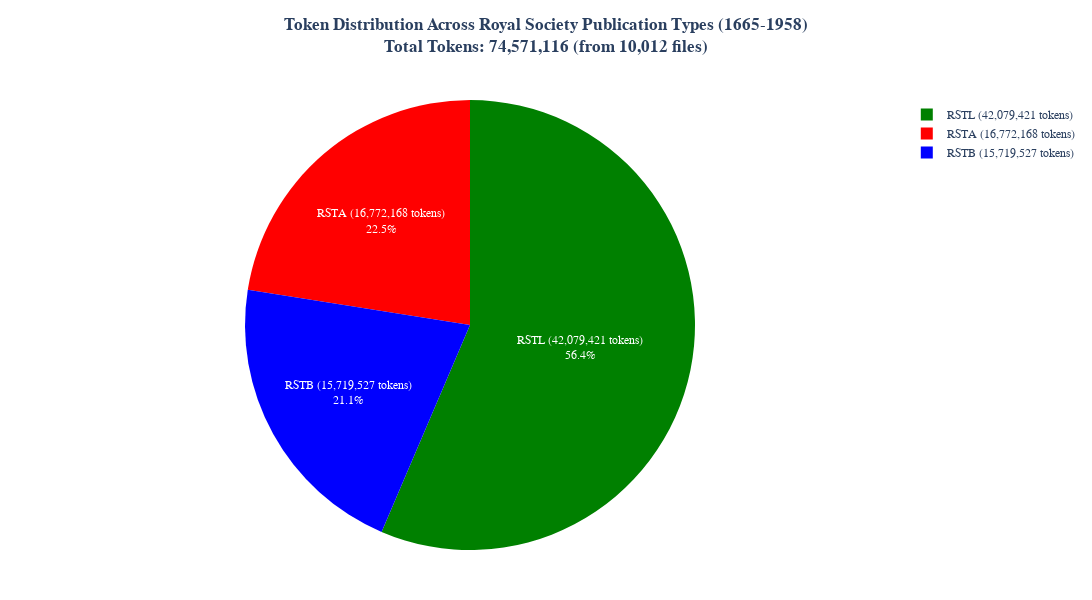

Source (notebook cell):
### Code cell
import os
import re
import plotly.graph_objects as go
from nltk.tokenize import word_tokenize
from tqdm import tqdm

def extract_year_from_filename(filename):
    """Extract the year from the filename."""
    match = re.search(r'rst[bla]?_?(\d{4})', filename)
    return int(match.group(1)) if match else None

def count_tokens_in_file(file_path):
    """Count tokens in a single file."""
    with open(file_path, 'r', encoding='utf-8') as f:
        text = f.read()
    tokens = word_tokenize(text.lower())
    return len(tokens)  # Count all tokens without filtering

def count_tokens_in_directory(directory, start_year, end_year):
    """Count tokens in all files within a directory, filtered by year range."""
    total_tokens = 0
    file_count = 0
    
    # Get list of all txt files
    files = [f for f in os.listdir(directory) if f.endswith('.txt')]
    
    # Use tqdm for progress bar
    for file in tqdm(files, desc=f"Processing {os.path.basename(directory)}"):
        file_path = os.path.join(directory, file)
        
        # Extract year from filename and check if it's within the range
        year = extract_year_from_filename(file)
        if year is None or not (start_year <= year <= end_year):
            continue  # Skip files outside the year range
        
        try:
            token_count = count_tokens_in_file(file_path)
            total_tokens += token_count
            file_count += 1
        except Exception as e:
            print(f"Error reading {file_path}: {e}")
    
    return total_tokens, file_count

# Directories
text_dirs = [
    r"D:\Fact_fiction_corpus\texts\royal society\txt_rstb",
    r"D:\Fact_fiction_corpus\texts\royal society\txt_rstl",
    r"D:\Fact_fiction_corpus\texts\royal society\txt_rsta"
]

# Publication types with consistent colors
publication_types = {
    'txt_rsta': {'color': 'red', 'name': 'RSTA'},
    'txt_rstb': {'color': 'blue', 'name': 'RSTB'},
    'txt_rstl': {'color': 'green', 'name': 'RSTL'}
}

# Year range to filter by
start_year = 1665
end_year = 1958

# Get counts and labels
counts = []
file_counts = []
labels = []
colors = []

print("\nProcessing files:")
print("-" * 50)

for directory in text_dirs:
    token_count, file_count = count_tokens_in_directory(directory, start_year, end_year)
    counts.append(token_count)
    file_counts.append(file_count)
    dir_name = os.path.basename(directory)
    pub_info = publication_types[dir_name]
    labels.append(f"{pub_info['name']} ({token_count:,} tokens)")
    colors.append(pub_info['color'])
    print(f"{dir_name}:")
    print(f"  - Files processed: {file_count}")
    print(f"  - Token count: {token_count:,}")

# Calculate total token count
total_tokens = sum(counts)
total_files = sum(file_counts)

# Create interactive pie chart with Plotly
fig = go.Figure(data=[go.Pie(
    labels=labels,
    values=counts,
    marker=dict(colors=colors),
    textinfo='label+percent',
    hovertemplate="<b>%{label}</b><br>" +
                  "Token count: %{value:,}<br>" +
                  "Percentage: %{percent}<br>" +
                  "<extra></extra>"
)])

# Update layout
fig.update_layout(
    title={
        'text': f'<b>Token Distribution Across Royal Society Publication Types (1665-1958)<br>Total Tokens: {total_tokens:,} (from {total_files:,} files)</b>',
        'y':0.95,
        'x':0.5,
        'xanchor': 'center',
        'yanchor': 'top'
    },
    showlegend=True,
    width=1200,
    height=600,
    template='plotly_white',
    font=dict(family='Arial, sans-serif'),
    margin=dict(t=100, b=50, l=50, r=50)
)

# Save as interactive HTML
output_path = r"C:/Users/Igiba/Documents/fact_fiction_project/extra_plots/royal_society_token_distribution_pie_1665_1958.html"
fig.write_html(output_path)
fig.show()

print("\nFinal Summary:")
print("-" * 50)
for label, count, file_count in zip(labels, counts, file_counts):
    print(f"{label}")
    print(f"  - Files: {file_count}")
    print(f"  - Tokens: {count:,}")
print("-" * 50)
print(f"Total files processed: {total_files:,}")
print(f"Total tokens across all directories: {total_tokens:,}")
print(f"\nInteractive pie chart has been saved to: {output_path}")

### Figure 1 — Plotly figure (JSON) as saved in the notebook; plotly's stock layout.template omitted (floating-point values rounded to 4 significant figures)
{"data": [{"hovertemplate": "<b>%{label}</b><br>Token count: %{value:,}<br>Percentage: %{percent}<br><extra></extra>", "labels": ["RSTB (15,719,527 tokens)", "RSTL (42,079,421 tokens)", "RSTA (16,772,168 tokens)"], "marker": {"colors": ["blue", "green", "red"]}, "textinfo": "label+percent", "type": "pie", "values": [15719527, 42079421, 16772168]}], "layout": {"font": {"family": "Arial, sans-serif"}, "height": 600, "margin": {"b": 50, "l": 50, "r": 50, "t": 100}, "showlegend": true, "title": {"text": "<b>Token Distribution Across Royal Society Publication Types (1665-1958)<br>Total Tokens: 74,571,116 (from 10,012 files)</b>", "x": 0.5, "xanchor": "center", "y": 0.95, "yanchor": "top"}, "width": 1200}}
